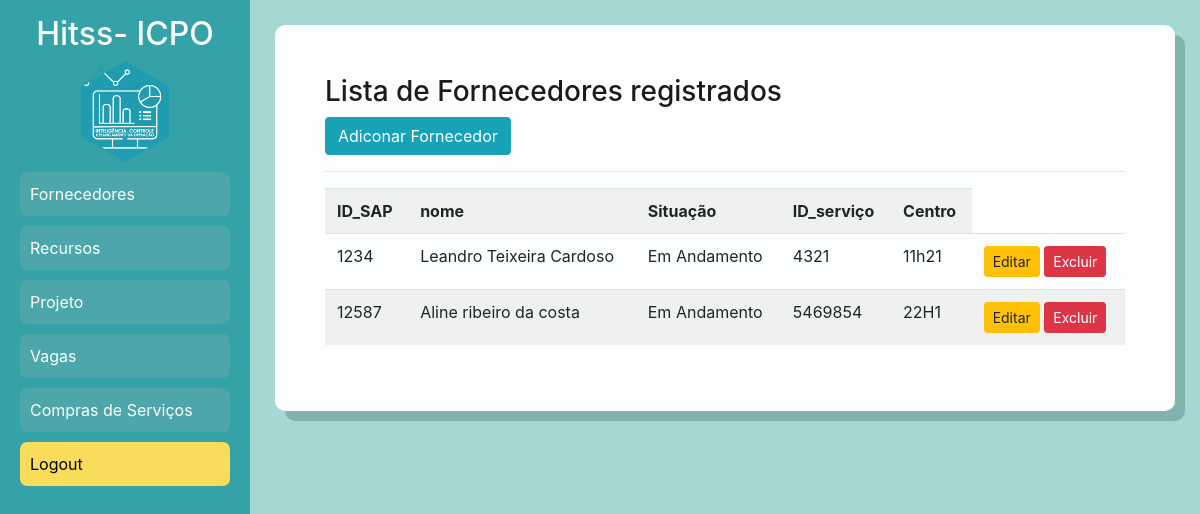
/listar/campo/ (signed in), run on the app's committed database.
### cadastros/models.py (models this page shows, shortened)
class Campo(models.Model): # FORNECEDOR
    nome = models.CharField(max_length=50)
    situacao = models.CharField(max_length=150, verbose_name="Situação")
    id_sap = models.CharField(max_length=150, verbose_name="Id SAP")
    id_servico = models.CharField(max_length=150, verbose_name="Id Serviço")
    centro = models.CharField(max_length=150, verbose_name="Centro")
    cnae = models.CharField(max_length=150, verbose_name="Cnae")
    razao_social = models.CharField(max_length=150, verbose_name="Razão Social")
    cnpj = models.CharField(max_length=150, verbose_name="CNPJ")

### cadastros/views.py (the view)
# urls.py: path('listar/campo/', CampoList.as_view(), name="listar-campos"),
class CampoList(GroupRequiredMixin, LoginRequiredMixin, ListView):
    group_required = [u'ICPO-admin', u'Gestores', u'Fornecedores']
    login_url = reverse_lazy('login')
    fields = ['nome','situacao','id_sap','id_servico','centro']
    model = Campo
    template_name = 'cadastros/listas/campo.html'

### cadastros/templates/cadastros/listas/campo.html
{% extends 'paginas/modelo.html' %}
{% load static %}
{% block conteudo %}
<h3> Lista de Fornecedores registrados</h3>
<a href="{% url 'cadastrar-campo' %}" class="btn btn-info">Adiconar Fornecedor</a>
<hr>
<div class="table-responsive">
    <table class="table table-striped">
        <tr>
            <th>ID_SAP</th>
            <th>nome</th>
            <th>Situação</th>
            <th>ID_serviço</th>
            <th>Centro</th>
        </tr>
        {% for campo in object_list %}
        <tr>
            <td>{{ campo.id_sap }}</td>
            <td>{{ campo.nome }}</td>
            <td>{{ campo.situacao }}</td>
            <td>{{ campo.id_servico }}</td>
            <td>{{ campo.centro }}</td>
            <td>
                <a href="{% url 'editar-campo' campo.pk %}" class="btn btn-warning btn-sm" title="Editar">Editar</a>
                <a href="{% url 'excluir-campo' campo.pk %}" class="btn btn-danger btn-sm" title="Excluir">Excluir</a>
            </td>
        </tr>
        {% empty %}
        <tr>
            <td colspan="3">Nenhum campo registrado</td>
        </tr>
        {% endfor %}
    </table>
</div>
{% endblock  %}

### static/css/styles.css (style rules this page uses)
* { text-decoration: none; }
body { height: 100vh; display: grid; grid-template-columns: 250px 1fr; margin: 0; padding: 0; }

### data on the page
Campo: id_sap "1234", nome "Leandro Teixeira Cardoso", situacao "Em Andamento", id_servico "4321", centro "11h21"
Campo: id_sap "12587", nome "Aline ribeiro da costa", situacao "Em Andamento", id_servico "5469854", centro "22H1"
